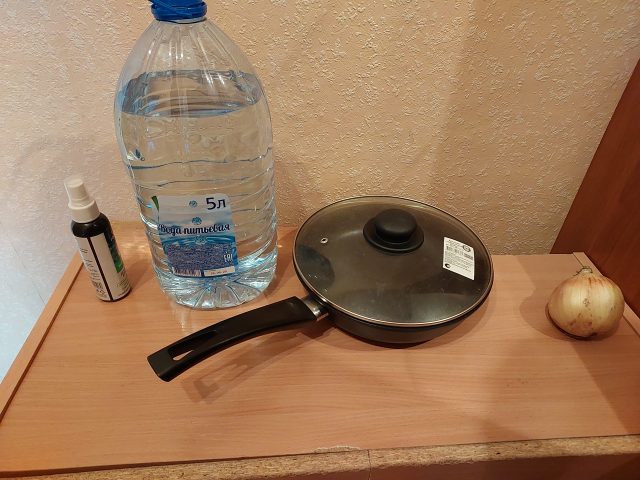
#> input picture mypic.png, 1280 x 960 px (shown at 1/2 size)
$ python -i warehouse_object_recognition.py   (imports and definitions only)
#> lines starting #> are read from the running program, lines starting #| are printed output that depends on the picture; after the words box and inside, x2 and y2 are one past the last pixel; in counts of white or black regions, pixels touching at a corner belong together
### combine_color_masks.py
#!/usr/bin/env python3
# -*- coding: utf-8  -*-
# -*- mode:   python -*-

# This file is part of the educational OpenCV tasks.
#
# Copyright (C) 2025  ferrovovan
#
# This program is free software: you can redistribute it and/or modify
# it under the terms of the GNU General Public License as published by
# the Free Software Foundation, either version 3 of the License, or
# (at your option) any later version.
#
# This program is distributed in the hope that it will be useful,
# but WITHOUT ANY WARRANTY; without even the implied warranty of
# MERCHANTABILITY or FITNESS FOR A PARTICULAR PURPOSE.  See the
# GNU General Public License for more details.
#
# You should have received a copy of the GNU General Public License
# along with this program.  If not, see <https://www.gnu.org/licenses/>.

"""
CV-2-04: Объединение нескольких масок цветов
Описание задачи:
Объединить маски (на философской основе CV-1-12) для нескольких цветов (например, красный и синий).
"""

import os
import argparse
import cv2
import numpy as np

# [6 lines of commented-out code are left out]


class ColorMask:
	"""
	Контейнер диапазонов HSV для выделения цветов.

	Позволяет хранить несколько диапазонов (например, для красного ―
	0..10 и 170..180 градусов тона), объединять их, создавать итоговую маску.

	Примеры:
		red_mask = ColorMask("red")
		red_mask += (np.array([0, 100, 100]), np.array([10, 255, 255]))
		red_mask += (np.array([170, 100, 100]), np.array([180, 255, 255]))

		mask = red_mask.create_mask(image_hsv)
	"""

	def __init__(self, color_name: str):
		self.name = color_name
		self.hsv_ranges: list[tuple[np.ndarray, np.ndarray]] = []

	def add_hsv_range(self, hsv_range: tuple[np.ndarray, np.ndarray]) -> None:
		"""
		Добавление диапазона HSV.

		Args:
			hsv_range (tuple[np.ndarray, np.ndarray]): нижняя и верхняя границы.

		Raises:
			ValueError: Если диапазон задан неверно.
		"""
		if len(hsv_range) != 2:
			raise ValueError("hsv_range должен содержать (LOWER, UPPER)")
		for value in hsv_range:
			if not isinstance(value, np.ndarray):
				raise TypeError("LOWER и UPPER должны быть np.ndarray")
			if value.shape != (3,):
				raise ValueError("Каждая граница HSV должна быть вектором из 3 чисел")
		self.hsv_ranges.append(hsv_range)

	def __iadd__(self, hsv_range: tuple[np.ndarray, np.ndarray]):
		"""
		Позволяет добавлять диапазоны оператором +=
		"""
		self.add_hsv_range(hsv_range)
		return self

	def create_mask(self, image_hsv: np.ndarray) -> np.ndarray:
		"""
		Создание маски для всех диапазонов цвета.

		Args:
			image_hsv (np.ndarray): Изображение в пространстве HSV.

		Returns:
			np.ndarray: Итоговая бинарная маска.
		"""
		if not self.hsv_ranges:
			raise ValueError(f"У маски {self.name} нет диапазонов HSV")

		masks = [cv2.inRange(image_hsv, lower, upper) for lower, upper in self.hsv_ranges]
		result_mask = masks[0]
		for m in masks[1:]:
			result_mask = cv2.bitwise_or(result_mask, m)
		return result_mask


# --- Шаг 1. Создание маски для красного ---
# [198 lines left out: functions create_red_mask, create_blue_mask, combine_masks, apply_mask, show_result, main_process_file and 3 more, not called in this run]


# [23 lines that do not run on import are left out]

### CV-2-01/coins_contour_detection.py
import numpy as np
import cv2 as cv

def counting_contours(imgray, lowThreshCanny, highThreshCanny, lowThresh, highThresh, minArea, maxArea):
    # imgray - image in grayscale
    # lowThreshCanny - lower threshold for Canny edge detector
    # highThershCanny - higher threshold for Canny edge detector
    # lowThreshold - lower threshold for binarisation
    # highThresh - higher threshhold for binarisation
    # minArea - minimal contour area for size filtration
    # maxArea - maximal contour area for size filtration


    # Применение детектора краёв Canny для выделения границ объектов на изображении
    edges = cv.Canny(imgray, lowThreshCanny, highThreshCanny)

    ret, thresh = cv.threshold(edges, lowThresh, highThresh, cv.THRESH_BINARY + cv.THRESH_OTSU)

    # Создание ядра (структурирующего элемента) размером 3x3 для морфологических операций
    kernel = np.ones((3,3), np.uint8)

    # Морфологическая операция "закрытие" (MORPH_CLOSE): сначала дилатация, потом эрозия
    # Это заполняет небольшие дыры внутри объектов и соединяет близкие компоненты на бинарном изображении
    thresh = cv.morphologyEx(thresh, cv.MORPH_CLOSE, kernel)

    # Поиск всех внешних контуров на бинарном изображении
    # Режим RETR_EXTERNAL — только внешние контуры; CHAIN_APPROX_SIMPLE — сжатие горизонтальных/вертикальных/диагональных сегментов
    contours, hierarchy = cv.findContours(thresh, cv.RETR_EXTERNAL, cv.CHAIN_APPROX_SIMPLE)

    # Установка минимальной и максимальной площади контуров для фильтрации (монеты среднего размера)
    filtered_contours = []

    for cnt in contours:
        area = cv.contourArea(cnt)  # Вычисление площади контура
        if minArea < area < maxArea:  # Фильтрация: только контуры с площадью от 200 до 5000 пикселей
            filtered_contours.append(cnt)  # Добавление подходящего контура в список

    return filtered_contours


# [18 lines left out: function main, not called in this run]

# [2 lines that do not run on import are left out]

### warehouse_object_recognition.py
#!/usr/bin/env python3
# -*- coding: utf-8  -*-
# -*- mode:   python -*-

# This file is part of the educational OpenCV tasks.
#
# Copyright (C) 2025  ferrovovan
#
# This program is free software: you can redistribute it and/or modify
# it under the terms of the GNU General Public License as published by
# the Free Software Foundation, either version 3 of the License, or
# (at your option) any later version.
#
# This program is distributed in the hope that it will be useful,
# but WITHOUT ANY WARRANTY; without even the implied warranty of
# MERCHANTABILITY or FITNESS FOR A PARTICULAR PURPOSE.  See the
# GNU General Public License for more details.
#
# You should have received a copy of the GNU General Public License
# along with this program.  If not, see <https://www.gnu.org/licenses/>.

"""
CV-3-20: Система распознавания объектов на складе.
Описание задачи:
Сбор статистики по цвету и размеру объектов с изображения и формирование отчёта.
"""

import argparse
import cv2
import numpy as np
import csv
import sys, os


# ------------------------------------------------------------
# ИМПОРТЫ ВНУТРЕННИХ МОДУЛЕЙ
# ------------------------------------------------------------

# Определяем абсолютный путь к текущему файлу
current_dir = os.path.dirname(os.path.abspath(__file__))

# Добавляем в sys.path нужные директории
sys.path.append(os.path.join(current_dir, "CV-2-04"))
sys.path.append(os.path.join(current_dir, "CV-2-01"))

from combine_color_masks import ColorMask, apply_mask
from coins_contour_detection import counting_contours


# ===================================================================
# БЛОК 1. ПРЕДВАРИТЕЛЬНЫЕ ВСПОМОГАТЕЛЬНЫЕ ФУНКЦИИ
# ===================================================================

def create_base_color_masks() -> list[ColorMask]:
	"""Создаёт набор масок для основных цветов (красный, синий, зелёный)."""
	red_mask = ColorMask("red")
	red_mask += (np.array([0, 100, 100]), np.array([10, 255, 255]))
	red_mask += (np.array([170, 100, 100]), np.array([180, 255, 255]))

	blue_mask = ColorMask("blue")
	blue_mask += (np.array([100, 150, 0]), np.array([140, 255, 255]))

	green_mask = ColorMask("green")
	green_mask += (np.array([40, 70, 70]), np.array([80, 255, 255]))

	return [red_mask, blue_mask, green_mask]

def create_extra_color_masks() -> list[ColorMask]:
	"""
	Создаёт набор масок для дополнительных цветов:
	жёлтый, ораньжевый, чёрный, белый, серый.
	"""
	yellow_mask = ColorMask("yellow")
	yellow_mask += (np.array([20, 100, 100]), np.array([35, 255, 255]))

	orange_mask = ColorMask("orange")
	orange_mask += (np.array([10, 100, 100]), np.array([20, 255, 255]))

	black_mask = ColorMask("black")
	black_mask += (np.array([0, 0, 0]), np.array([180, 255, 50]))

	white_mask = ColorMask("white")
	white_mask += (np.array([0, 0, 200]), np.array([180, 50, 255]))

	gray_mask = ColorMask("gray")
	gray_mask += (np.array([0, 0, 50]), np.array([180, 50, 200]))

	return [yellow_mask, orange_mask, black_mask, white_mask, gray_mask]

def analyze_contour_size(cnt: np.ndarray) -> str:
	"""
	Классифицирует контур по размеру площади.

	Args:
		cnt (np.ndarray): Контур (массив точек).

	Returns:
		str: 'малый', 'средний' или 'большой'
	"""
	area = cv2.contourArea(cnt)
	if area < 1000:
		return 'small' # 'малый'
	elif area < 5000:
		return 'medium' # средний
	else:
		return 'big'  # большой

def classify_contour_color(image_bgr: np.ndarray,
			contour: np.ndarray,
			color_masks: list[ColorMask]) -> str:
	"""
	Определяет преобладающий цвет внутри контура.

	Args:
		image_bgr (np.ndarray): Исходное изображение BGR.
		contour (np.ndarray): Контур объекта.
		masks (list[ColorMask]): Обрабатываемые цветовые маски

	Returns:
		str: Название цвета ('красный', 'синий', 'зелёный', 'неизвестный').
	"""
	mask = np.zeros(image_bgr.shape[:2], dtype=np.uint8)
	cv2.drawContours(mask, [contour], -1, 255, -1)
	hsv = cv2.cvtColor(image_bgr, cv2.COLOR_BGR2HSV)

	# Подсчёт количества пикселей каждого цвета внутри маски контура
	color_counts = {}
	for color_mask in color_masks:
		img_mask_color = color_mask.create_mask(hsv)
		overlap = cv2.bitwise_and(mask, img_mask_color)
		color_counts[color_mask.name] = np.count_nonzero(overlap)

	best_color = max(color_counts, key=color_counts.get)
	if color_counts[best_color] < 10:  # если пикселей мало — неизвестный
		return 'unknown'
	return best_color

def analyze_contour_shape(cnt: np.ndarray) -> str:
	"""Заглушка для определения формы."""
	return "unknown"

# [21 lines left out: function save_to_csv, not called in this run]


# ===================================================================
# БЛОК 2. ОСНОВНОЙ АНАЛИЗ
# ===================================================================

def process_image(image: np.ndarray) -> tuple[list[dict], np.ndarray]:
	"""
	Главная функция анализа изображения.
	Возвращает список данных и изображение с визуализацией.

	1. Переводит изображение в оттенки серого.
	2. Находит контуры объектов.
	3. Определяет для каждого:
		- площадь,
		- размер (малый/средний/большой),
		- цвет (по HSV),
		- форму (пока 'не определена').

	Args:
		image (np.ndarray): Входное изображение BGR.

	Returns:
		list[dict]: Список описаний объектов.
	"""
	masks = create_base_color_masks()
	extra_masks = create_extra_color_masks()
	masks.extend(extra_masks)
	imgray = cv2.cvtColor(image, cv2.COLOR_BGR2GRAY)

	# Контуры через модуль CV-2-01
	contours = counting_contours(
		imgray=imgray,
		lowThreshCanny=50,
		highThreshCanny=150,
		lowThresh=20,
		highThresh=255,
		minArea=200,
		maxArea=20000
	)
	result_img = image.copy()
	results = []

	for idx, cnt in enumerate(contours, start=1):
		size_label = analyze_contour_size(cnt)
		color_label = classify_contour_color(image, cnt, masks)
		shape_label = analyze_contour_shape(cnt)
		area = cv2.contourArea(cnt)

		# Выделяем контур на изображении
		cv2.drawContours(result_img, [cnt], -1, (0, 255, 255), 2)
		cv2.putText(
			result_img,
			f"{idx}:{color_label},{size_label}",
			tuple(cnt[0][0]),
			cv2.FONT_HERSHEY_SIMPLEX,
			0.8,
			(255, 255, 255),
			1,
			cv2.LINE_AA,
		)

		results.append({
			"id": idx,
			"color": color_label,
			"size": size_label,
			"shape": shape_label,
			"area": int(area),
		})

	return results, result_img


# [65 lines left out: functions show_result, example_synthetic, main_process_file, not called in this run]


# ===================================================================
# БЛОК 4. CLI-ИНТЕРФЕЙС
# ===================================================================

# [23 lines not run here, left out]

>>> import cv2
>>> picture = cv2.imread('mypic.png')
#> picture is the input picture: shape (960, 1280, 3); mean B, G, R 91, 121.6, 157.7
>>> result = process_image(picture)
#> in process_image, `imgray = cv2.cvtColor(image, cv2.COLOR_BGR2GRAY)`:
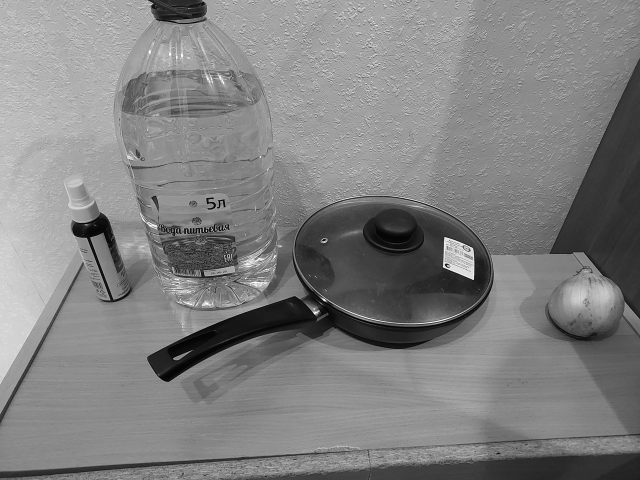
#> imgray: shape (960, 1280) (shown at 1/2 size); min 0, max 255, mean 128.8
#> in counting_contours, `edges = cv.Canny(imgray, lowThreshCanny, highThreshCanny)`:
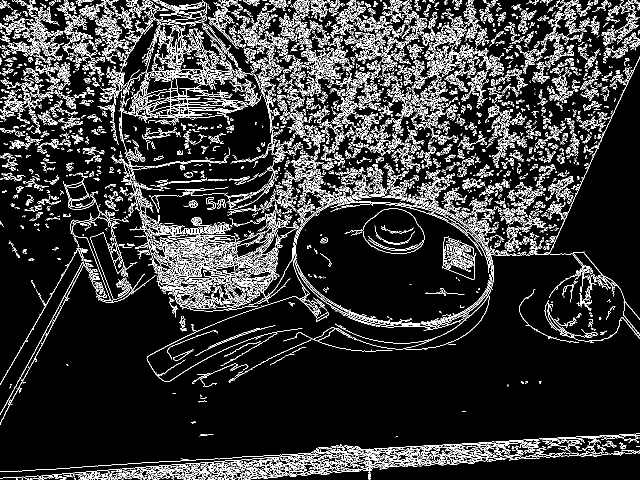
#> edges: shape (960, 1280) (shown at 1/2 size); 12.3% white in thin lines or dots
#> in counting_contours, `ret, thresh = cv.threshold(edges, lowThresh, highThresh, cv.THRESH_BIN..`: ret = 0
#> in counting_contours, `thresh = cv.morphologyEx(thresh, cv.MORPH_CLOSE, kernel)`:
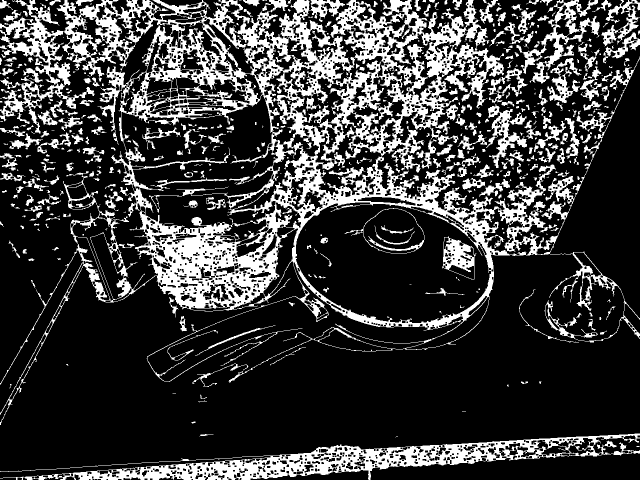
#> thresh: shape (960, 1280) (shown at 1/2 size); 23.7% white; 486 white regions (187 under 20 px)
#> in counting_contours, `contours, hierarchy = cv.findContours(thresh, cv.RETR_EXTERNAL, cv.CHA..`: contours = 359 contours, 182 with area under 20; largest, box (x1, y1, x2, y2) and area: (0, 0, 1280, 850) 465210, (0, 867, 1280, 960) 39144, (1033, 0, 1200, 167) 7032, (972, 209, 1054, 336) 3344, (1203, 0, 1280, 93) 2235
#> the loop in counting_contours, `for cnt in contours:` made 359 passes
#> area on passes 3, 4, 13: 26.5, 39144, 24
#> after the loop in counting_contours, `for cnt in contours:`: filtered_contours = 42 contours; largest, box (x1, y1, x2, y2) and area: (1033, 0, 1200, 167) 7032, (972, 209, 1054, 336) 3344, (1203, 0, 1280, 93) 2235, (975, 136, 1056, 207) 2228, (1094, 116, 1163, 206) 1937
#> in process_image, `contours = counting_contours( imgray=imgray, lowThreshCanny=50, highTh..`: contours has the same summary as filtered_contours in counting_contours
#> the loop in process_image, `for idx, cnt in enumerate(contours, start=1):` made 42 passes
#> (area, size_label, best_color in classify_contour_color, color_label) on passes 1 to 12: (209.5, 'small', 'orange', 'orange'), (273.5, 'small', 'black', 'black'), (308.5, 'small', 'black', 'black'), (204, 'small', 'orange', 'orange'), (209, 'small', 'gray', 'gray'), (362.5, 'small', 'gray', 'unknown'), (564.5, 'small', 'orange', 'orange'), (246.5, 'small', 'gray', 'gray'), (502, 'small', 'orange', 'orange'), (302, 'small', 'white', 'white'), (320.5, 'small', 'orange', 'orange'), (484.5, 'small', 'orange', 'orange')
#> pass 1, in create_mask, `result_mask = masks[0]`:
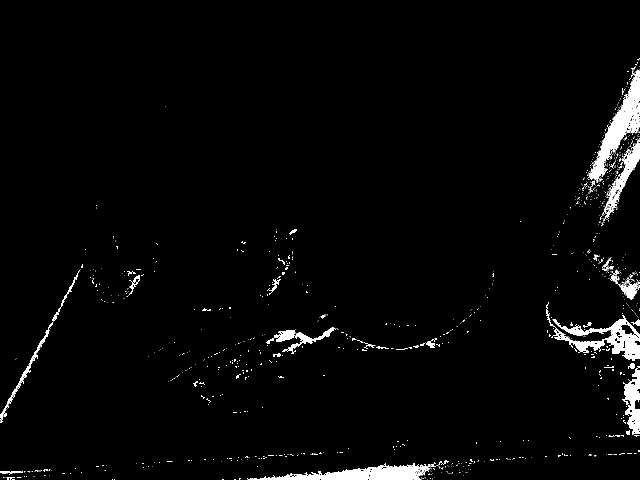
#> result_mask: shape (960, 1280) (shown at 1/2 size); 2.5% white; 1124 white regions (1064 under 20 px), largest, box (x1, y1, x2, y2) and area: (1177, 139, 1280, 361) 6100, (494, 927, 872, 960) 5411, (1105, 631, 1280, 722) 5179
#> pass 1, in create_mask (call 2), `result_mask = masks[0]`:
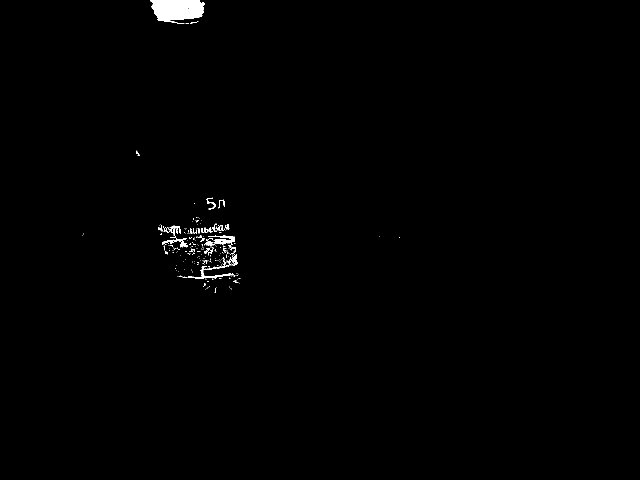
#> result_mask: shape (960, 1280) (shown at 1/2 size); 0.58% white; 258 white regions (226 under 20 px), largest, box (x1, y1, x2, y2) and area: (300, 0, 409, 48) 3847, (375, 508, 476, 557) 697, (416, 471, 470, 490) 452
#> pass 1, in create_mask (call 3), `result_mask = masks[0]`:
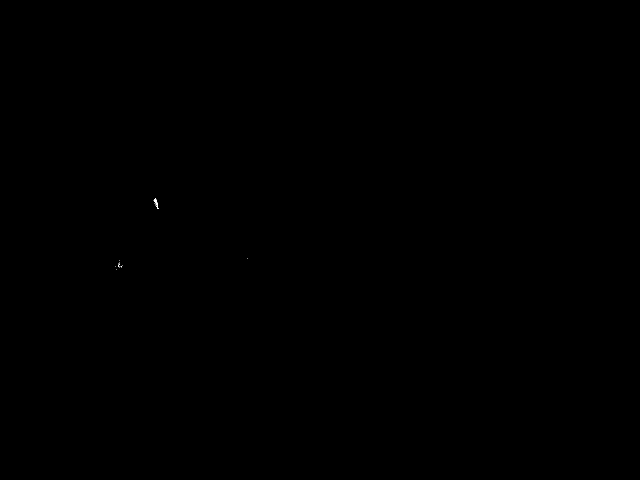
#> result_mask: shape (960, 1280) (shown at 1/2 size); 0.01% white in thin lines or dots, all inside (x1, y1, x2, y2) = (230, 396, 495, 539)
#> after the loop in process_image, `for idx, cnt in enumerate(contours, start=1):`:
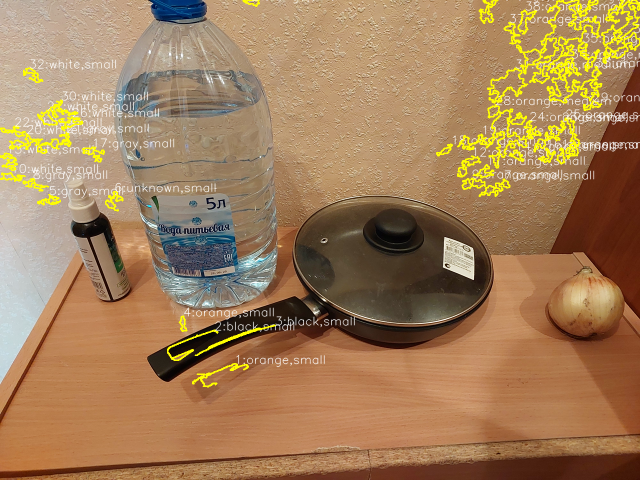
#> result_img: shape (960, 1280, 3) (shown at 1/2 size); 5.93% of pixels changed, all inside (x1, y1, x2, y2) = (0, 0, 1280, 775)
#> after the loop in process_image, `for idx, cnt in enumerate(contours, start=1):`: results = 42 items
